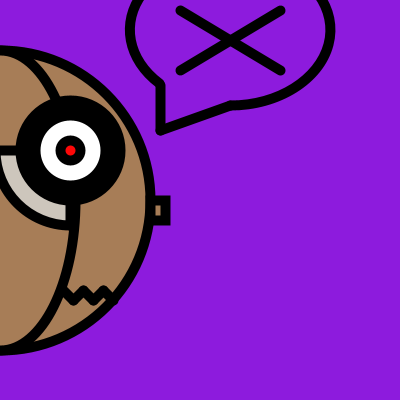
Frame 1 (no input)
Frame 60 (the mouse pressed at the canvas centre just before this capture): identical to frame 1, image omitted
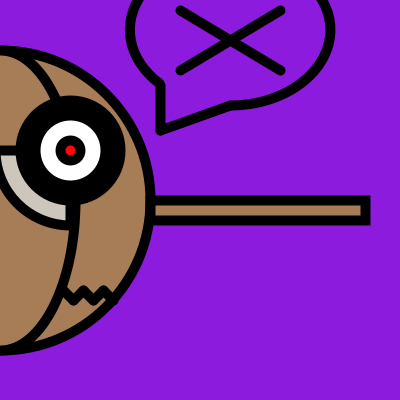
Frame 120 (the mouse held since frame 60 and released just before this capture)

The Processing sketch that drew these frames (run headless with seeded random() and noise(); from frame 60 on, the mouse is pressed at the canvas centre):

// Processing sketch: processing_92411
// ── processing_92411.pde

//Pinocchio
void setup() {
  size(400, 400);
  strokeWeight(10);
}
void draw() {
//background
  background(141,27,221);
//fill the face color  
  fill(167, 125, 87);
//head  
  ellipse(0, 200, 300, 300);
//mouth
  line(113, 300, 103, 290);  
  line(103, 290, 93, 300);
  line(93, 300, 83, 290);
  line(83, 290, 73, 300);
  line(73, 300, 63, 290);
//suture on the face
  ellipse(0, 200, 150, 300);
//fill color of the suture 
  fill(205, 198, 188);
//suture  on the eye rim
  arc(70, 150, 150, 150, HALF_PI, PI);
  line(70, 200, 70, 225);
  line(0, 150, 20, 150);
//the white of the eye  
  fill(0);
  ellipse(70, 150, 100, 100);
  fill(255);
//iris  
  ellipse(70, 150, 70, 70);
  fill(255, 8, 8);
//pupil  
  ellipse(70, 150, 20, 20);
  fill(167, 125, 87);
//nose  
  rect(150, 200, mouseX + 15, 20);
//speech bubble  
  noFill();
  arc(230, 30, 200, 150, HALF_PI+QUARTER_PI, TWO_PI+HALF_PI);
  line(230, 105, 160, 130);
  line(160, 130, 160, 85);
//speech (X)  
  line(180, 10, 280, 70);
  line(280, 10, 180, 70);
}
